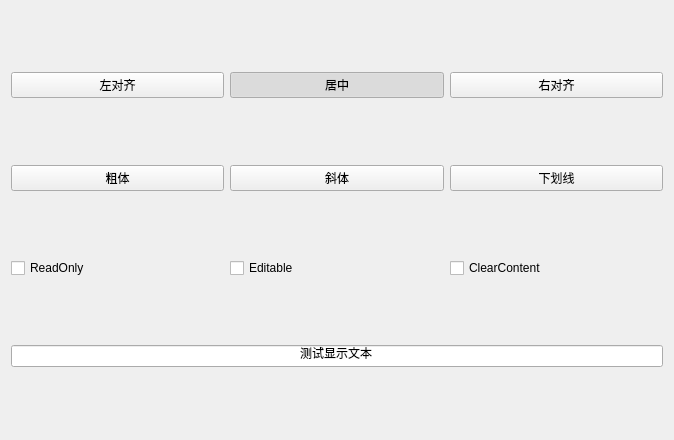
<?xml version="1.0" encoding="UTF-8"?>
<ui version="4.0">
 <class>Form</class>
 <widget class="QWidget" name="Form">
  <property name="geometry">
   <rect>
    <x>0</x>
    <y>0</y>
    <width>674</width>
    <height>440</height>
   </rect>
  </property>
  <property name="windowTitle">
   <string>Form</string>
  </property>
  <layout class="QGridLayout" name="gridLayout">
   <item row="2" column="0">
    <layout class="QHBoxLayout" name="horizontalLayout_2">
     <item>
      <widget class="QCheckBox" name="checkBoxReadOnly">
       <property name="text">
        <string>ReadOnly</string>
       </property>
      </widget>
     </item>
     <item>
      <widget class="QCheckBox" name="checkBoxEditable">
       <property name="text">
        <string>Editable</string>
       </property>
      </widget>
     </item>
     <item>
      <widget class="QCheckBox" name="checkBoxClearContent">
       <property name="text">
        <string>ClearContent</string>
       </property>
      </widget>
     </item>
    </layout>
   </item>
   <item row="3" column="0">
    <layout class="QHBoxLayout" name="horizontalLayout_4">
     <item>
      <widget class="QLineEdit" name="lineEdit">
       <property name="text">
        <string>测试显示文本</string>
       </property>
       <property name="alignment">
        <set>Qt::AlignCenter</set>
       </property>
      </widget>
     </item>
    </layout>
   </item>
   <item row="1" column="0">
    <layout class="QHBoxLayout" name="horizontalLayout_3">
     <item>
      <widget class="QPushButton" name="pushButtonBold">
       <property name="text">
        <string>粗体</string>
       </property>
       <property name="checkable">
        <bool>true</bool>
       </property>
      </widget>
     </item>
     <item>
      <widget class="QPushButton" name="pushButtonItalic">
       <property name="text">
        <string>斜体</string>
       </property>
       <property name="checkable">
        <bool>true</bool>
       </property>
      </widget>
     </item>
     <item>
      <widget class="QPushButton" name="pushButtonUnderline">
       <property name="text">
        <string>下划线</string>
       </property>
       <property name="checkable">
        <bool>true</bool>
       </property>
      </widget>
     </item>
    </layout>
   </item>
   <item row="0" column="0">
    <layout class="QHBoxLayout" name="horizontalLayout">
     <item>
      <widget class="QPushButton" name="pushButtonLeft">
       <property name="text">
        <string>左对齐</string>
       </property>
       <property name="checkable">
        <bool>true</bool>
       </property>
      </widget>
     </item>
     <item>
      <widget class="QPushButton" name="pushButtonCenter">
       <property name="text">
        <string>居中</string>
       </property>
       <property name="checkable">
        <bool>true</bool>
       </property>
       <property name="checked">
        <bool>true</bool>
       </property>
      </widget>
     </item>
     <item>
      <widget class="QPushButton" name="pushButtonRight">
       <property name="text">
        <string>右对齐</string>
       </property>
       <property name="checkable">
        <bool>true</bool>
       </property>
      </widget>
     </item>
    </layout>
   </item>
  </layout>
 </widget>
 <resources/>
 <connections/>
</ui>
